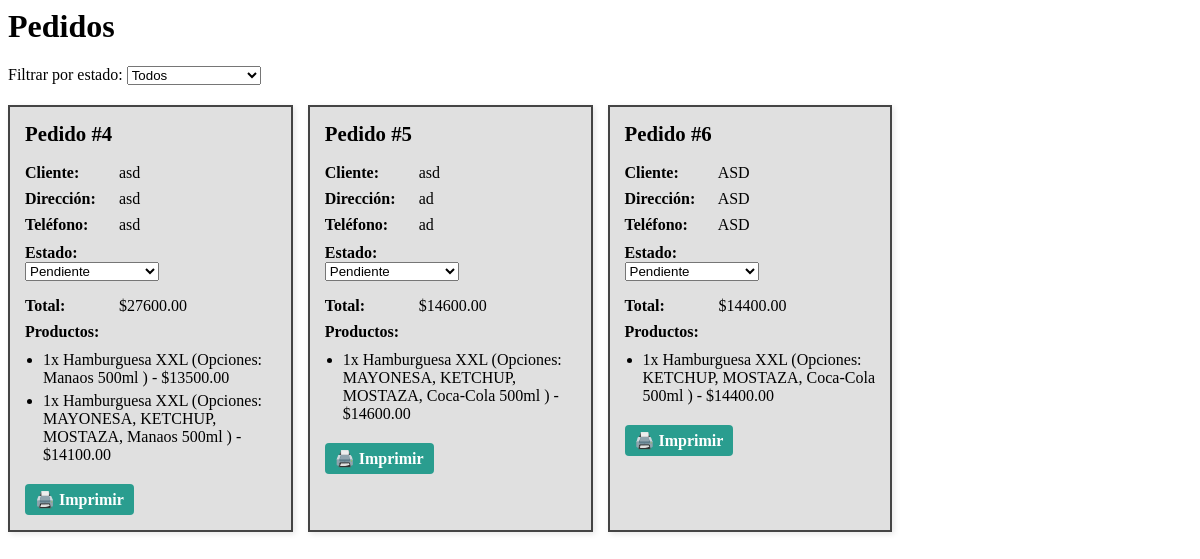
The app's page /panel/pedidos/, older data.
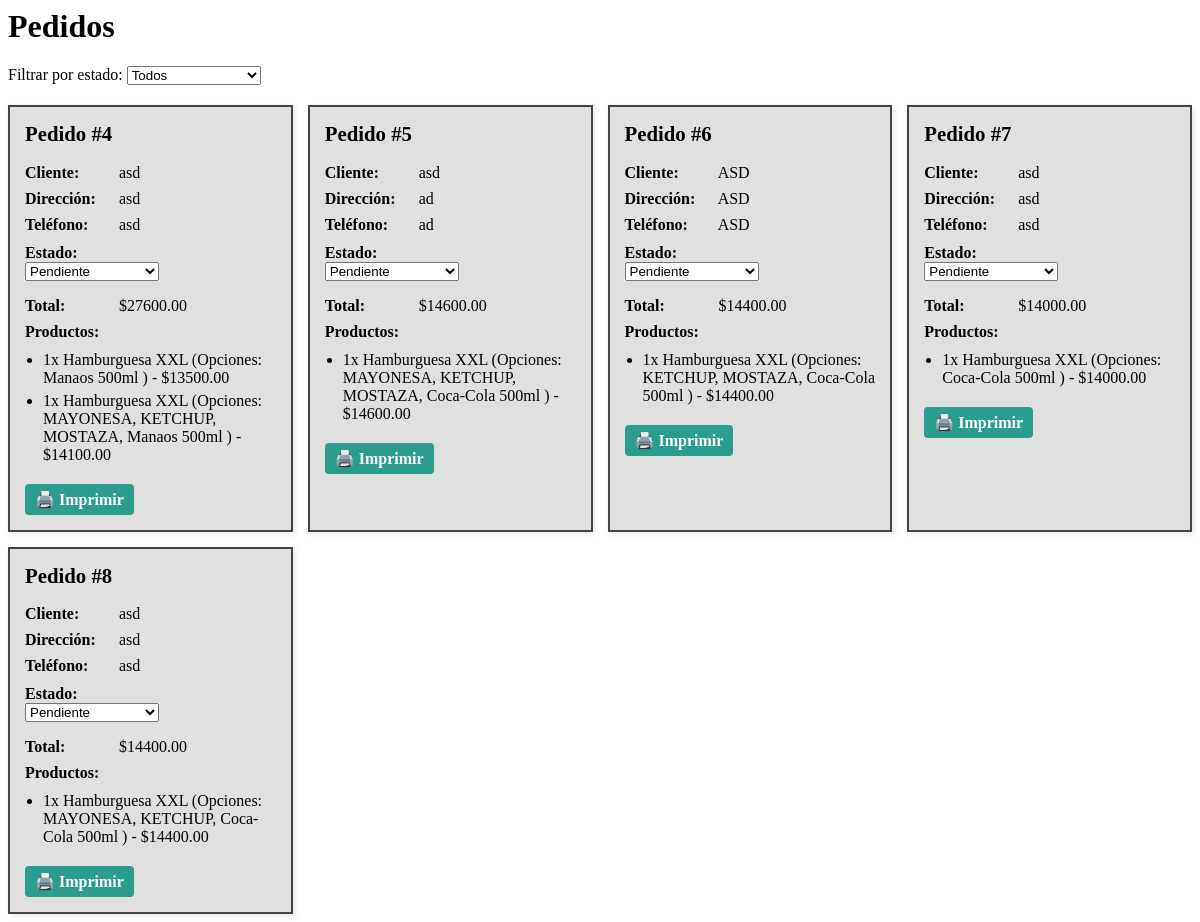
The same page, newer data.
### mi_app/models.py (models this page shows, shortened)
class Pedido(models.Model):
    ESTADOS = [
        ('pendiente', 'Pendiente'),
        ('proceso', 'En proceso'),
        ('listo', 'Listo para entregar'),
        ('entregado', 'Entregado'),
        ('cancelado', 'Cancelado'),
    ]
    cliente_nombre = models.CharField(max_length=100)
    cliente_direccion = models.CharField(max_length=200)
    cliente_telefono = models.CharField(max_length=20, blank=True)
    total = models.DecimalField(max_digits=10, decimal_places=2, default=0)
    estado = models.CharField(max_length=20, choices=ESTADOS, default='pendiente')
    fecha_creacion = models.DateTimeField(auto_now_add=True)

class PedidoProducto(models.Model):
    pedido = models.ForeignKey(Pedido, on_delete=models.CASCADE, related_name='items')
    producto = models.ForeignKey(Producto, on_delete=models.CASCADE)
    cantidad = models.PositiveIntegerField(default=1)
    opciones_seleccionadas = models.ManyToManyField(PersonalizacionOpcion, blank=True)
    def subtotal(self):
        subtotal_base = self.producto.precio * self.cantidad
        extras = sum([op.precio_extra for op in self.opciones_seleccionadas.all()])
        return subtotal_base + (extras * self.cantidad)

class Producto(models.Model):
    nombre = models.CharField(max_length=100)
    descripcion = models.TextField(blank=True)
    precio = models.DecimalField(max_digits=8, decimal_places=2)
    categoria = models.CharField(max_length=50)
    disponible = models.BooleanField(default=True)
    personalizable = models.BooleanField(default=False)
    campos_personalizacion = models.ManyToManyField('PersonalizacionCampo', blank=True, related_name='productos')
    imagen = models.ImageField(upload_to='productos/', blank=True, null=True)  # 👈 campo nuevo

class PersonalizacionOpcion(models.Model):
    campo = models.ForeignKey(PersonalizacionCampo, on_delete=models.CASCADE, related_name='opciones')
    nombre = models.CharField(max_length=100)
    precio_extra = models.DecimalField(max_digits=6, decimal_places=2, default=0)

### mi_app/views.py (the view)
# urls.py: path('panel/pedidos/', views.pedidos_admin, name='pedidos_admin'),
def pedidos_admin(request):
    estado = request.GET.get('estado')
    pedidos = Pedido.objects.all()
    if estado:
        pedidos = pedidos.filter(estado=estado)
    return render(request, 'admin/pedidos_admin.html', {'pedidos': pedidos})

### mi_app/templates/admin/pedidos_admin.html (shortened to what this page needs)
{% load static %}
<h1>Pedidos</h1>
<link rel="stylesheet" href="{% static 'css/pedidos_admin.css' %}">
<form method="get" style="margin-bottom: 20px;">
  <label for="estado">Filtrar por estado:</label>
  <select id="estado" name="estado" onchange="this.form.submit()">
    <option value="">Todos</option>
  </select>
</form>
<div class="pedidos-grid">
  {% for pedido in pedidos %}
    <div class="pedido-card">
      <h2>Pedido #{{ pedido.id }}</h2>
      <div class="pedido-info"><strong>Cliente:</strong> {{ pedido.cliente_nombre }}</div>
      <div class="pedido-info"><strong>Dirección:</strong> {{ pedido.cliente_direccion }}</div>
      <div class="pedido-info"><strong>Teléfono:</strong> {{ pedido.cliente_telefono }}</div>
      <div class="pedido-estado" style="margin-top: 10px;"><strong>Estado:</strong>
        <form method="post" action="{% url 'cambiar_estado_pedido' pedido.id %}">
          <select name="estado" onchange="this.form.submit()">
            {% for key, label in pedido.ESTADOS %}
              <option value="{{ key }}" {% if pedido.estado == key %}selected{% endif %}>{{ label }}</option>
            {% endfor %}
          </select>
        </form>
      </div>
      <div class="pedido-info"><strong>Total:</strong> ${{ pedido.total }}</div>
      <div class="pedido-info"><strong>Productos:</strong></div>
      <ul class="productos-list">
        {% for item in pedido.items.all %}
          <li>
            {{ item.cantidad }}x {{ item.producto.nombre }}
            {% if item.opciones_seleccionadas.all %}
              (Opciones:
              {% for op in item.opciones_seleccionadas.all %}
                {{ op.nombre }}{% if not forloop.last %}, {% endif %}
              {% endfor %}
              )
            {% endif %}
            - ${{ item.subtotal|floatformat:2 }}
          </li>
        {% endfor %}
      </ul>
      <div class="pedido-actions">
        <a href="{% url 'imprimir_pedido' pedido.id %}" target="_blank">🖨️ Imprimir</a>
      </div>
    </div>
  {% empty %}
    <p>No hay pedidos para mostrar.</p>
  {% endfor %}
</div>

### mi_app/templates/admin/pedidos_admin.html (style rules this page uses)
.pedidos-grid { display: grid; grid-template-columns: repeat(auto-fill, minmax(280px, 1fr)); gap: 15px; }
.pedido-card { border: 2px solid #444; border-radius: 0px; padding: 15px; background:rgb(224, 224, 224); box-shadow: 2px 2px 6px rgba(0,0,0,0.1); }
.pedido-card h2 { margin-top: 0; font-size: 1.3rem; }
.pedido-info { margin: 8px 0; }
.pedido-info strong { display: inline-block; width: 90px; }
.pedido-actions a { display: inline-block; margin-top: 10px; padding: 6px 10px; background: #2a9d8f; color: white; text-decoration: none; border-radius: 4px; font-weight: bold; }
.productos-list { margin: 10px 0; padding-left: 18px; }
.productos-list li { margin-bottom: 5px; }

Row changes from the older to the newer data that the page shows:
added Pedido: id "7", cliente_nombre "asd", cliente_direccion "asd", cliente_telefono "asd", estado "Pendiente", total "14000.00", PersonalizacionOpcion (nombre "Coca-Cola 500ml")
added PedidoProducto: cantidad "1", producto.nombre "Hamburguesa XXL", subtotal "14000.00", PersonalizacionOpcion (nombre "Coca-Cola 500ml"), shown under "7"
added Pedido: id "8", cliente_nombre "asd", cliente_direccion "asd", cliente_telefono "asd", estado "Pendiente", total "14400.00", PersonalizacionOpcion (nombre "MAYONESA"), PersonalizacionOpcion (nombre "KETCHUP"), PersonalizacionOpcion (nombre "Coca-Cola 500ml")
added PedidoProducto: cantidad "1", producto.nombre "Hamburguesa XXL", subtotal "14400.00", PersonalizacionOpcion (nombre "MAYONESA"), PersonalizacionOpcion (nombre "KETCHUP"), PersonalizacionOpcion (nombre "Coca-Cola 500ml"), shown under "8"
